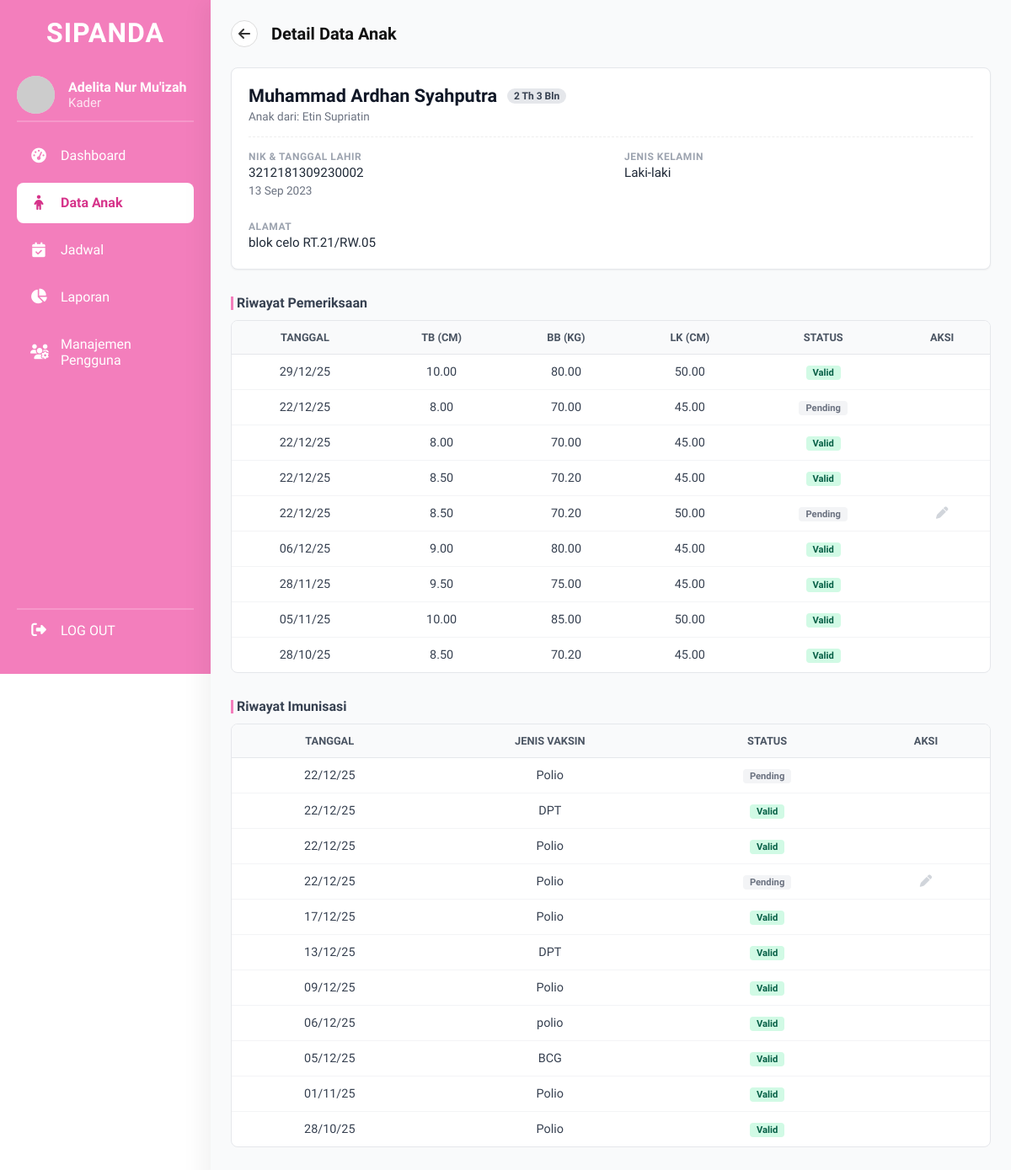
The app's page /detail_anak.php?id=15 (signed in) with its own data.
### tables this page shows
CREATE TABLE `balita` (
  `id_balita` int(11) NOT NULL,
  `nama_balita` varchar(100) NOT NULL,
  `nik_balita` varchar(16) NOT NULL,
  `tanggal_lahir` date NOT NULL,
  `jenis_kelamin` enum('Laki-laki','Perempuan') NOT NULL,
  `nama_orang_tua` varchar(100) NOT NULL,
  `alamat` text DEFAULT NULL,
  `foto_profil` varchar(255) DEFAULT NULL,
  `id_kader_pendaftar` int(11) DEFAULT NULL,
  `is_active` tinyint(1) NOT NULL DEFAULT 1,
  `created_at` timestamp NOT NULL DEFAULT current_timestamp()
);

CREATE TABLE `pemeriksaan` (
  `id_pemeriksaan` int(11) NOT NULL,
  `id_balita` int(11) NOT NULL,
  `tanggal_periksa` date NOT NULL,
  `berat_badan` decimal(5,2) DEFAULT NULL COMMENT 'dalam KG',
  `tinggi_badan` decimal(5,2) DEFAULT NULL COMMENT 'dalam CM',
  `lingkar_kepala` decimal(5,2) DEFAULT NULL COMMENT 'dalam CM',
  `catatan` text DEFAULT NULL,
  `status_validasi` enum('Belum Divalidasi','Valid','Tidak Valid') DEFAULT 'Belum Divalidasi',
  `id_kader` int(11) DEFAULT NULL,
  `id_bidan_validator` int(11) DEFAULT NULL,
  `validated_at` timestamp NULL DEFAULT NULL,
  `created_at` timestamp NOT NULL DEFAULT current_timestamp()
);

CREATE TABLE `imunisasi` (
  `id_imunisasi` int(11) NOT NULL,
  `id_balita` int(11) NOT NULL,
  `tanggal_imunisasi` date NOT NULL,
  `jenis_vaksin` varchar(100) NOT NULL,
  `catatan` text DEFAULT NULL,
  `status_validasi` enum('Belum Divalidasi','Valid','Tidak Valid') DEFAULT 'Belum Divalidasi',
  `id_kader` int(11) DEFAULT NULL,
  `id_bidan_validator` int(11) DEFAULT NULL,
  `validated_at` timestamp NULL DEFAULT NULL,
  `created_at` timestamp NOT NULL DEFAULT current_timestamp()
);

### detail_anak.php (the view, shortened to what this page needs)
<?php
require 'config/database.php';
$id_balita = $_GET['id'];
$stmt_balita = $conn->prepare("SELECT * FROM balita WHERE id_balita = ?");
$stmt_balita->bind_param("i", $id_balita);
$stmt_balita->execute();
$result_balita = $stmt_balita->get_result();
$balita = $result_balita->fetch_assoc();
$stmt_pemeriksaan = $conn->prepare(
    "SELECT p.*, u.nama_lengkap AS nama_kader
     FROM pemeriksaan p
     LEFT JOIN users u ON p.id_kader = u.id_user
     WHERE p.id_balita = ?
     ORDER BY p.tanggal_periksa DESC"
);
$stmt_pemeriksaan->bind_param("i", $id_balita);
$stmt_pemeriksaan->execute();
$result_pemeriksaan = $stmt_pemeriksaan->get_result();
$stmt_imunisasi = $conn->prepare(
    "SELECT i.*, u.nama_lengkap AS nama_kader
     FROM imunisasi i
     LEFT JOIN users u ON i.id_kader = u.id_user
     WHERE i.id_balita = ?
     ORDER BY i.tanggal_imunisasi DESC"
);
$stmt_imunisasi->bind_param("i", $id_balita);
$stmt_imunisasi->execute();
$result_imunisasi = $stmt_imunisasi->get_result();
$page_css = 'dashboard.css';
include 'templates/header.php';
function hitungUmurSimple($tanggal_lahir)
{
    $lahir = new DateTime($tanggal_lahir);
    $hari_ini = new DateTime();
    $umur = $hari_ini->diff($lahir);
    if ($umur->y > 0)
        return $umur->y . " Th " . $umur->m . " Bln";
    return $umur->d . " Hari";
}
?>
<div class="dashboard-container">
    <aside class="sidebar">
        <div class="sidebar-header">
            <h2>SIPANDA</h2>
        </div>
        <div class="sidebar-user">
            <img src="https://ui-avatars.com/api/?name=<?= urlencode($_SESSION['nama_lengkap']) ?>&background=FBCFE8&color=B42373"
                alt="User">
            <div class="user-info">
                <h4><?= htmlspecialchars($_SESSION['nama_lengkap']) ?></h4>
                <p><?= htmlspecialchars(ucfirst($_SESSION['role'])) ?></p>
            </div>
        </div>
        <ul class="sidebar-nav">
            <li><a href="dashboard_kader.php"><i class="fa-solid fa-tachometer-alt"></i> Dashboard</a></li>
            <li><a href="data_anak.php" class="active"><i class="fa-solid fa-child"></i> Data Anak</a></li>
            <li><a href="jadwal_imunisasi.php"><i class="fa-solid fa-calendar-check"></i> Jadwal</a></li>
            <li><a href="laporan.php"><i class="fa-solid fa-chart-pie"></i> Laporan</a></li>
            <li><a href="manajemen_pengguna.php"><i class="fa-solid fa-users-cog"></i> Manajemen Pengguna</a></li>
        </ul>
        <div class="sidebar-footer">
            <ul class="sidebar-nav">
                <li><a href="<?= BASE_URL ?>/logout.php"><i class="fa-solid fa-right-from-bracket"></i> LOG OUT</a></li>
            </ul>
        </div>
    </aside>
    <main class="main-content minimalist-layout">
        <div class="header-minimal">
            <a href="data_anak.php" class="btn-back-icon" title="Kembali"><i class="fa-solid fa-arrow-left"></i></a>
            <h1>Detail Data Anak</h1>
        </div>
        <div class="profile-card-minimal">
            <div class="profile-head">
                <div class="name-area">
                    <h2 class="child-name">
                        <?= htmlspecialchars($balita['nama_balita']) ?>
                        <span class="age-badge"><?= hitungUmurSimple($balita['tanggal_lahir']) ?></span>
                    </h2>
                    <p class="parent-sub">Anak dari: <?= htmlspecialchars($balita['nama_orang_tua']) ?></p>
                </div>
            </div>
            <div class="info-grid-compact">
                <div class="info-item">
                    <label>NIK & Tanggal Lahir</label>
                    <div class="value">
                        <?= htmlspecialchars($balita['nik_balita']) ?> <br>
                        <span class="sub-value"><?= date('d M Y', strtotime($balita['tanggal_lahir'])) ?></span>
                    </div>
                </div>
                <div class="info-item">
                    <label>Jenis Kelamin</label>
                    <div class="value"><?= htmlspecialchars($balita['jenis_kelamin']) ?></div>
                </div>
                <div class="info-item full-width">
                    <label>Alamat</label>
                    <div class="value address-text"><?= htmlspecialchars($balita['alamat'] ?? '-') ?></div>
                </div>
            </div>
        </div>
        <div class="section-minimal">
            <h3 class="section-title-min">Riwayat Pemeriksaan</h3>
            <div class="table-responsive-min">
                <table class="table-clean">
                    <thead>
                        <tr>
                            <th class="text-center">Tanggal</th>
                            <th class="text-center">TB (cm)</th>
                            <th class="text-center">BB (kg)</th>
                            <th class="text-center">LK (cm)</th>
                            <th class="text-center">Status</th>
                            <th class="text-center">Aksi</th>
                        </tr>
                    </thead>
                    <tbody>
                        <?php if ($result_pemeriksaan->num_rows > 0): ?>
                            <?php while ($row = $result_pemeriksaan->fetch_assoc()): ?>
                                <tr>
                                    <td class="text-center"><?= date('d/m/y', strtotime($row['tanggal_periksa'])) ?></td>
                                    <td class="text-center"><?= $row['berat_badan'] ?></td>
                                    <td class="text-center"><?= $row['tinggi_badan'] ?></td>
                                    <td class="text-center"><?= $row['lingkar_kepala'] ?></td>
                                    <td class="text-center">
                                        <?php
                                        $statusClass = ($row['status_validasi'] == 'Valid') ? 'badge-valid' : 'badge-pending';
                                        $statusLabel = ($row['status_validasi'] == 'Valid') ? 'Valid' : 'Pending';
                                        ?>
                                        <span class="badge-min <?= $statusClass ?>"><?= $statusLabel ?></span>
                                    </td>
                                    <td class="text-center action-col">
                                        <?php if ($row['status_validasi'] == 'Belum Divalidasi'): ?>
                                            <a href='edit_pemeriksaan.php?id_pemeriksaan=<?= $row['id_pemeriksaan'] ?>'
                                                class='icon-edit' title="Edit">
                                                <i class='fa-solid fa-pen'></i>
                                            </a>
                                        <?php endif; ?>
                                    </td>
                                </tr>
                            <?php endwhile; ?>
                        <?php else: ?>
                            <tr>
                                <td colspan="6" class="text-center text-muted">Belum ada data.</td>
                            </tr>
                        <?php endif; ?>
                    </tbody>
                </table>
            </div>
        </div>
        <div class="section-minimal">
            <h3 class="section-title-min">Riwayat Imunisasi</h3>
            <div class="table-responsive-min">
                <table class="table-clean">
                    <thead>
                        <tr>
                            <th class="text-center">Tanggal</th>
                            <th class="text-center">Jenis Vaksin</th>
                            <th class="text-center">Status</th>
                            <th class="text-center">Aksi</th>
                        </tr>
                    </thead>
                    <tbody>
                        <?php if ($result_imunisasi->num_rows > 0): ?>
                            <?php while ($row = $result_imunisasi->fetch_assoc()): ?>
                                <tr>
                                    <td class="text-center"><?= date('d/m/y', strtotime($row['tanggal_imunisasi'])) ?></td>
                                    <td class="text-center"><?= htmlspecialchars($row['jenis_vaksin']) ?></td>
                                    <td class="text-center">
                                        <?php
                                        $statusClass = ($row['status_validasi'] == 'Valid') ? 'badge-valid' : 'badge-pending';
                                        $statusLabel = ($row['status_validasi'] == 'Valid') ? 'Valid' : 'Pending';
                                        ?>
                                        <span class="badge-min <?= $statusClass ?>"><?= $statusLabel ?></span>
                                    </td>
                                    <td class="text-center action-col">
                                        <?php if ($row['status_validasi'] == 'Belum Divalidasi'): ?>
                                            <a href='edit_imunisasi.php?id_imunisasi=<?= $row['id_imunisasi'] ?>' class='icon-edit'
                                                title="Edit">
                                                <i class='fa-solid fa-pen'></i>
                                            </a>
                                        <?php endif; ?>
                                    </td>
                                </tr>
                            <?php endwhile; ?>
                        <?php else: ?>
                            <tr>
                                <td colspan="4" class="text-center text-muted">Belum ada data.</td>
                            </tr>
                        <?php endif; ?>
                    </tbody>
                </table>
            </div>
        </div>
    </main>
</div>
<?php
include 'templates/footer.php';
?>

### templates/header.php (shortened to what this page needs)
<!DOCTYPE html>
<html lang="id">
<head>
    <link rel="stylesheet" href="https://cdnjs.cloudflare.com/ajax/libs/font-awesome/6.5.2/css/all.min.css?v=1.2">
    <link rel="stylesheet" href="<?= BASE_URL ?>/assets/css/style.css?v=1.2">
    <?php if (isset($page_css)): ?>
        <link rel="stylesheet" href="<?= BASE_URL ?>/assets/css/<?= $page_css ?>?v=1.2">
    <?php endif; ?>
</head>
<body class="<?= isset($page_css) ? 'dashboard-body' : 'login-body' ?>">

### templates/footer.php (shortened to what this page needs)
</body>
</html>

### assets/css/style.css (style rules this page uses)
* { margin: 0; padding: 0; box-sizing: border-box; }
body { font-family: "Baloo 2", cursive; background-color: white; min-height: 100vh; }
label { display: block; margin-bottom: 0.5rem; font-size: 14px; color: #444; font-weight: 500; }

### records on screen
balita: nama_balita "Muhammad Ardhan Syahputra", tanggal_lahir "2 Th 3 Bln", nama_orang_tua "Etin Supriatin", nik_balita "3212181309230002", tanggal_lahir "13 Sep 2023", jenis_kelamin "Laki-laki", alamat "blok celo RT.21/RW.05"
pemeriksaan: tanggal_periksa "29/12/25", berat_badan "10.00", tinggi_badan "80.00", lingkar_kepala "50.00", status_validasi "Valid"
pemeriksaan: tanggal_periksa "22/12/25", berat_badan "8.00", tinggi_badan "70.00", lingkar_kepala "45.00", status_validasi "Pending"
pemeriksaan: tanggal_periksa "22/12/25", berat_badan "8.00", tinggi_badan "70.00", lingkar_kepala "45.00", status_validasi "Valid"
pemeriksaan: tanggal_periksa "22/12/25", berat_badan "8.50", tinggi_badan "70.20", lingkar_kepala "45.00", status_validasi "Valid"
pemeriksaan: tanggal_periksa "22/12/25", berat_badan "8.50", tinggi_badan "70.20", lingkar_kepala "50.00", status_validasi "Pending"
pemeriksaan: tanggal_periksa "06/12/25", berat_badan "9.00", tinggi_badan "80.00", lingkar_kepala "45.00", status_validasi "Valid"
pemeriksaan: tanggal_periksa "28/11/25", berat_badan "9.50", tinggi_badan "75.00", lingkar_kepala "45.00", status_validasi "Valid"
pemeriksaan: tanggal_periksa "05/11/25", berat_badan "10.00", tinggi_badan "85.00", lingkar_kepala "50.00", status_validasi "Valid"
pemeriksaan: tanggal_periksa "28/10/25", berat_badan "8.50", tinggi_badan "70.20", lingkar_kepala "45.00", status_validasi "Valid"
imunisasi: tanggal_imunisasi "22/12/25", jenis_vaksin "Polio", status_validasi "Pending"
imunisasi: tanggal_imunisasi "22/12/25", jenis_vaksin "DPT", status_validasi "Valid"
imunisasi: tanggal_imunisasi "22/12/25", jenis_vaksin "Polio", status_validasi "Valid"
imunisasi: tanggal_imunisasi "22/12/25", jenis_vaksin "Polio", status_validasi "Pending"
imunisasi: tanggal_imunisasi "17/12/25", jenis_vaksin "Polio", status_validasi "Valid"
imunisasi: tanggal_imunisasi "13/12/25", jenis_vaksin "DPT", status_validasi "Valid"
imunisasi: tanggal_imunisasi "09/12/25", jenis_vaksin "Polio", status_validasi "Valid"
imunisasi: tanggal_imunisasi "06/12/25", jenis_vaksin "polio", status_validasi "Valid"
imunisasi: tanggal_imunisasi "05/12/25", jenis_vaksin "BCG", status_validasi "Valid"
imunisasi: tanggal_imunisasi "01/11/25", jenis_vaksin "Polio", status_validasi "Valid"
imunisasi: tanggal_imunisasi "28/10/25", jenis_vaksin "Polio", status_validasi "Valid"

### other values on screen
$_SESSION['nama_lengkap'] "Adelita Nur Mu'izah"
$_SESSION['role'] "Kader"
